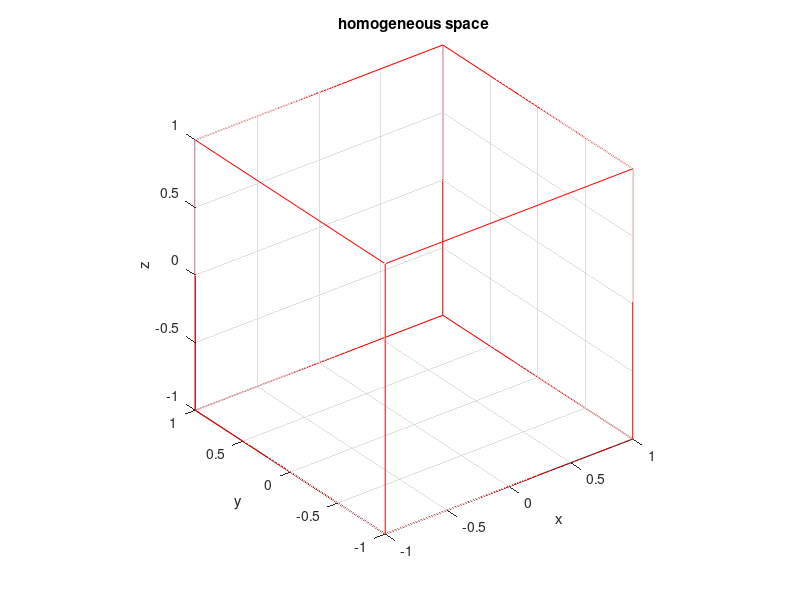

MATLAB code for this plot:
function viewClip(varargin)

%clf
hold on
for k=1:length(varargin)
    if isempty(varargin{k})
        continue
    end
    
    v= varargin{k}.vertices;
    
    
    if isfield(varargin{k}, 'faces')
        num= size(v,1);
        xdata= reshape(v(:,1), [3,num/3]);
        ydata= reshape(v(:,2), [3,num/3]);
        zdata= reshape(v(:,3), [3,num/3]);
        cdata= 1+0*xdata;

        patch(xdata, ydata, zdata, cdata, 'FaceAlpha', 0, 'EdgeColor', 'b');
    else
        plot3(v(:,1), v(:,2), v(:,3), 'k*');
    end
end

% plot3([0 1], [0 0], [-1 -1], 'k');
% plot3([0 0], [0 1], [-1 -1], 'k');
% plot3([0 0], [0 0], [-1 0], 'k');

plot3([1 1], [1 1], [-1 1], 'r');
plot3([-1 -1], [1 1], [-1 1], 'r');
plot3([1 1], [-1 -1], [-1 1], 'r');
plot3([-1 -1], [-1 -1], [-1 1], 'r');

plot3([1 -1], [1 1], [1 1], 'r');
plot3([1 -1], [-1 -1], [1 1], 'r');
plot3([1 1], [1 -1], [1 1], 'r');
plot3([-1 -1], [1 -1], [1 1], 'r');

plot3([1 -1], [1 1], [-1 -1], 'r');
plot3([1 -1], [-1 -1], [-1 -1], 'r');
plot3([1 1], [1 -1], [-1 -1], 'r');
plot3([-1 -1], [1 -1], [-1 -1], 'r');

hold off
grid on
axis square
xlabel x
zlabel z
ylabel y
title('homogeneous space')
view(3);

end